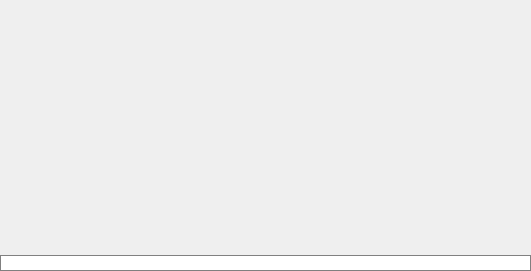
<?xml version="1.0" encoding="UTF-8"?>
<ui version="4.0">
 <class>MeshViewWidget</class>
 <widget class="QWidget" name="MeshViewWidget">
  <property name="geometry">
   <rect>
    <x>0</x>
    <y>0</y>
    <width>531</width>
    <height>271</height>
   </rect>
  </property>
  <property name="windowTitle">
   <string>Form</string>
  </property>
  <layout class="QVBoxLayout" name="mainLayout">
   <property name="spacing">
    <number>0</number>
   </property>
   <property name="leftMargin">
    <number>0</number>
   </property>
   <property name="topMargin">
    <number>0</number>
   </property>
   <property name="rightMargin">
    <number>0</number>
   </property>
   <property name="bottomMargin">
    <number>0</number>
   </property>
   <item>
    <widget class="QVTKOpenGLWidget" name="vtkWidget" native="true">
     <property name="sizePolicy">
      <sizepolicy hsizetype="Preferred" vsizetype="MinimumExpanding">
       <horstretch>0</horstretch>
       <verstretch>0</verstretch>
      </sizepolicy>
     </property>
    </widget>
   </item>
   <item>
    <widget class="QLabel" name="geometricInfoLabel">
     <property name="sizePolicy">
      <sizepolicy hsizetype="Ignored" vsizetype="Preferred">
       <horstretch>0</horstretch>
       <verstretch>0</verstretch>
      </sizepolicy>
     </property>
     <property name="styleSheet">
      <string notr="true">background-color: white;
border: 1px solid gray;


</string>
     </property>
     <property name="text">
      <string>&lt;Geometric Info&gt;</string>
     </property>
     <property name="textFormat">
      <enum>Qt::AutoText</enum>
     </property>
     <property name="wordWrap">
      <bool>true</bool>
     </property>
    </widget>
   </item>
  </layout>
  <action name="actionSolid">
   <property name="checkable">
    <bool>true</bool>
   </property>
   <property name="text">
    <string>Solid</string>
   </property>
  </action>
  <action name="actionWireframe">
   <property name="checkable">
    <bool>true</bool>
   </property>
   <property name="text">
    <string>Wireframe</string>
   </property>
  </action>
  <action name="actionPoints">
   <property name="checkable">
    <bool>true</bool>
   </property>
   <property name="text">
    <string>Points</string>
   </property>
  </action>
  <action name="actionReset_Camera">
   <property name="text">
    <string>Reset Camera</string>
   </property>
  </action>
  <action name="actionChange_Lighting">
   <property name="icon">
    <iconset resource="../../../resources/resources.qrc">
     <normaloff>:/images/noun_1263005_cc.png</normaloff>:/images/noun_1263005_cc.png</iconset>
   </property>
   <property name="text">
    <string>Change Lighting</string>
   </property>
   <property name="toolTip">
    <string>Change lighting set-up</string>
   </property>
  </action>
 </widget>
 <customwidgets>
  <customwidget>
   <class>QVTKOpenGLWidget</class>
   <extends>QWidget</extends>
   <header>QVTKOpenGLWidget.h</header>
   <container>1</container>
  </customwidget>
 </customwidgets>
 <resources>
  <include location="../../../resources/resources.qrc"/>
 </resources>
 <connections/>
</ui>
